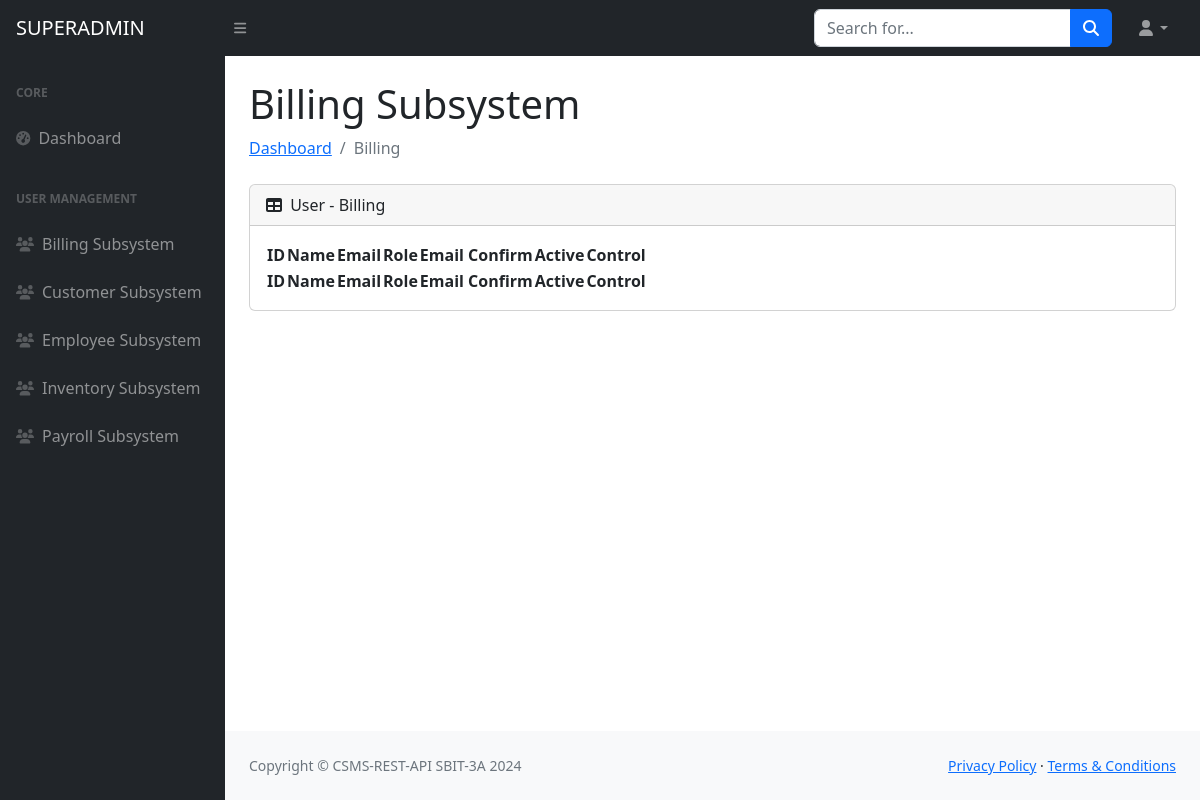
Before: /superadmin/billing with the older database file.
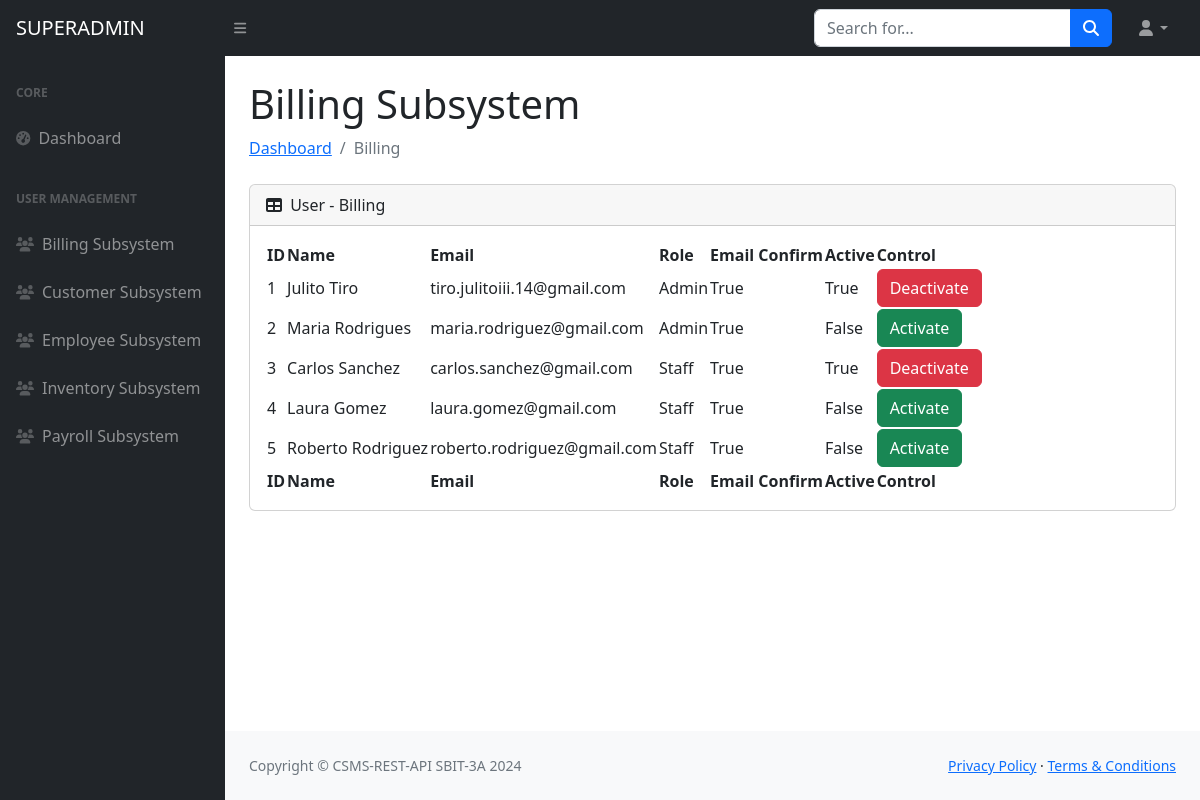
After: the same page with the newer database file.
### models/ccsms_models.py (models this page shows)
class BillingAdminLogin(db.Model):
    __tablename__ = "payroll_admin_login_tbl"
    login_id = db.Column(db.Integer, primary_key=True)
    name = db.Column(db.String(50), nullable=True)
    email = db.Column(db.String(100), unique=True, nullable=False)
    password = db.Column(db.String(200), nullable=False)
    role = db.Column(db.String(50), nullable=False)
    is_active = db.Column(db.Boolean, default=False)
    email_confirm = db.Column(db.Boolean, default=False)

### routes/superadmin_routes.py (the view)
@superadmin_api.get("/superadmin/billing")
def billing_superadmin():
    billing_admin_logins = BillingAdminLogin.query.all()
    result = [
        {
            "login_id": entry.login_id,
            "name": entry.name,
            "email": entry.email,
            "role": entry.role,
            "is_active": entry.is_active,
            "email_confirm": entry.email_confirm
        }
        for entry in billing_admin_logins
    ]
    return render_template("billing_tables.html", result=result)

### templates/billing_tables.html (shortened to what this page needs)
{% from "bootstrap5/form.html" import render_form %} {% block content %}
{% include "header.html" %}
{% include "nav_bar.html" %}
{% include "side_nav_bar.html" %}
            <div id="layoutSidenav_content">
                <main>
                    <div class="container-fluid px-4">
                        <h1 class="mt-4">Billing Subsystem</h1>
                        <ol class="breadcrumb mb-4">
                            <li class="breadcrumb-item"><a href="{{ url_for('superadmin_api.dashboard_superadmin') }}">Dashboard</a></li>
                            <li class="breadcrumb-item active">Billing</li>
                        </ol>
                        <div class="card mb-4">
                            <div class="card-header">
                                <i class="fas fa-table me-1"></i>
                                User - Billing
                            </div>
                            <div class="card-body">
                                <table id="datatablesSimple">
                                    <thead>
                                        <tr>
                                            <th>ID</th>
                                            <th>Name</th>
                                            <th>Email</th>
                                            <th>Role</th>
                                            <th>Email Confirm</th>
                                            <th>Active</th>
                                            <th>Control</th>
                                        </tr>
                                    </thead>
                                    <tfoot>
                                        <tr>
                                            <th>ID</th>
                                            <th>Name</th>
                                            <th>Email</th>
                                            <th>Role</th>
                                            <th>Email Confirm</th>
                                            <th>Active</th>
                                            <th>Control</th>
                                        </tr>
                                    </tfoot>
                                    <tbody>
                                        {% for entry in result|sort(attribute='login_id') %}
                                            <tr>
                                                <td>{{ entry.login_id }}</td>
                                                <td>{{ entry.name }}</td>
                                                <td>{{ entry.email }}</td>
                                                <td>{{ entry.role }}</td>
                                                <td>{{ entry.email_confirm }}</td>
                                                <td>{{ entry.is_active }}</td>
                                                <td>
                                                    {% if entry.is_active %}
                                                        <button onclick="confirmDeactivate('{{ entry.login_id }}')" class="btn btn-danger">Deactivate</button>
                                                    {% else %}
                                                        <button onclick="confirmActivate('{{ entry.login_id }}')" class="btn btn-success">Activate</button>
                                                    {% endif %}
                                                </td>
                                            </tr>
                                        {% endfor %}
                                    </tbody>
                                </table>
                            </div>
                        </div>
                    </div>
                </main>
{% include "footer.html" %} {% endblock %}

### templates/header.html (shortened to what this page needs)
<!DOCTYPE html>
<html lang="en">
    <head>
        {% block styles %}
        {{ bootstrap.load_css() }}
        <link href="https://cdn.jsdelivr.net/npm/simple-datatables@7.1.2/dist/style.min.css" rel="stylesheet" />
        <link href="{{ url_for('static', filename='css/styles.css') }}" rel="stylesheet" />
        {% endblock %}
    </head>

### templates/nav_bar.html (shortened to what this page needs)
<body class="sb-nav-fixed">
        <nav class="sb-topnav navbar navbar-expand navbar-dark bg-dark">
            <a class="navbar-brand ps-3" href="index.html">SUPERADMIN</a>
            <button class="btn btn-link btn-sm order-1 order-lg-0 me-4 me-lg-0" id="sidebarToggle" href="#!"><i class="fas fa-bars"></i></button>
            <form class="d-none d-md-inline-block form-inline ms-auto me-0 me-md-3 my-2 my-md-0">
                <div class="input-group">
                    <input class="form-control" type="text" placeholder="Search for..." aria-label="Search for..." aria-describedby="btnNavbarSearch" />
                    <button class="btn btn-primary" id="btnNavbarSearch" type="button"><i class="fas fa-search"></i></button>
                </div>
            </form>
            <ul class="navbar-nav ms-auto ms-md-0 me-3 me-lg-4">
                <li class="nav-item dropdown">
                    <a class="nav-link dropdown-toggle" id="navbarDropdown" href="#" role="button" data-bs-toggle="dropdown" aria-expanded="false"><i class="fas fa-user fa-fw"></i></a>
                </li>
            </ul>
        </nav>

### templates/side_nav_bar.html
<div id="layoutSidenav">
            <div id="layoutSidenav_nav">
                <nav class="sb-sidenav accordion sb-sidenav-dark" id="sidenavAccordion">
                    <div class="sb-sidenav-menu">
                        <div class="nav">
                            <div class="sb-sidenav-menu-heading">Core</div>
                            <a class="nav-link" href="{{ url_for('superadmin_api.dashboard_superadmin') }}">
                                <div class="sb-nav-link-icon"><i class="fas fa-tachometer-alt"></i></div>
                                Dashboard
                            </a>
                            <div class="sb-sidenav-menu-heading">User Management</div>
                            <a class="nav-link" href="{{ url_for('superadmin_api.billing_superadmin') }}">
                                <div class="sb-nav-link-icon"><i class="fas fa-users"></i></div>
                                Billing Subsystem
                            </a>
                            <a class="nav-link" href="{{ url_for('superadmin_api.customer_superadmin') }}">
                                <div class="sb-nav-link-icon"><i class="fas fa-users"></i></div>
                                Customer Subsystem
                            </a>
                             <a class="nav-link" href="{{ url_for('superadmin_api.employee_superadmin') }}">
                                <div class="sb-nav-link-icon"><i class="fas fa-users"></i></div>
                                Employee Subsystem
                            </a>
                             <a class="nav-link" href="{{ url_for('superadmin_api.inventory_superadmin') }}">
                                <div class="sb-nav-link-icon"><i class="fas fa-users"></i></div>
                                Inventory Subsystem
                            </a>
                             <a class="nav-link" href="{{ url_for('superadmin_api.payroll_superadmin') }}">
                                <div class="sb-nav-link-icon"><i class="fas fa-users"></i></div>
                                Payroll Subsystem
                            </a>
                        </div>
                    </div>
                </nav>
            </div>

### templates/footer.html (shortened to what this page needs)
<footer class="py-4 bg-light mt-auto">
                    <div class="container-fluid px-4">
                        <div class="d-flex align-items-center justify-content-between small">
                            <div class="text-muted">Copyright &copy; CSMS-REST-API SBIT-3A 2024</div>
                            <div>
                                <a href="#">Privacy Policy</a>
                                &middot;
                                <a href="#">Terms &amp; Conditions</a>
                            </div>
                        </div>
                    </div>
                </footer>
            </div>
        </div>
    </body>
</html>

Changed rows visible on the page:
added BillingAdminLogin: login_id "1", name "Julito Tiro", email "tiro.julitoiii.14@gmail.com", role "Admin", email_confirm "True", is_active "True"
added BillingAdminLogin: login_id "2", name "Maria Rodrigues", email "maria.rodriguez@gmail.com", role "Admin", email_confirm "True", is_active "False"
added BillingAdminLogin: login_id "3", name "Carlos Sanchez", email "carlos.sanchez@gmail.com", role "Staff", email_confirm "True", is_active "True"
added BillingAdminLogin: login_id "4", name "Laura Gomez", email "laura.gomez@gmail.com", role "Staff", email_confirm "True", is_active "False"
added BillingAdminLogin: login_id "5", name "Roberto Rodriguez", email "roberto.rodriguez@gmail.com", role "Staff", email_confirm "True", is_active "False"
